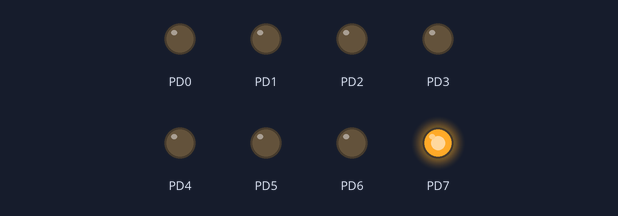
Recording of a program running on a simulated ATmega328P, built with avr-gcc and emulated at 16 MHz. Parts: output pins drawn as LEDs (lit = HIGH).

Above: at 0.5 s.
At 2.5 s:
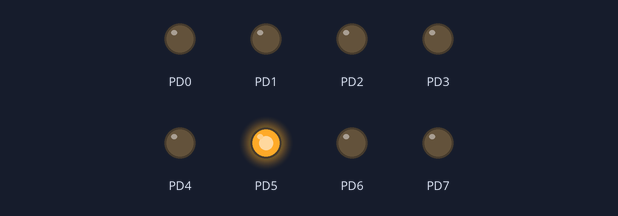
At 3.5 s:
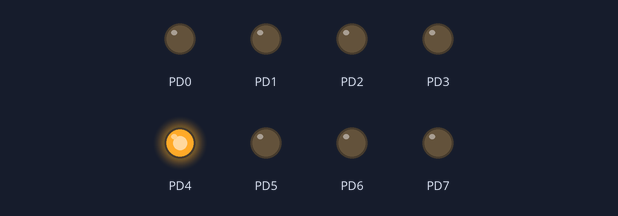
At 4.5 s:
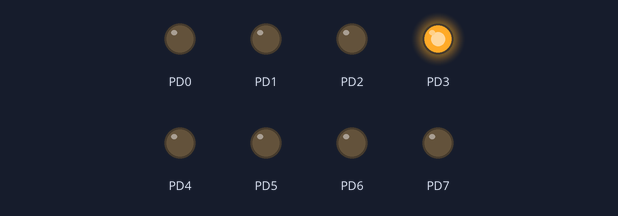
At 6.5 s:
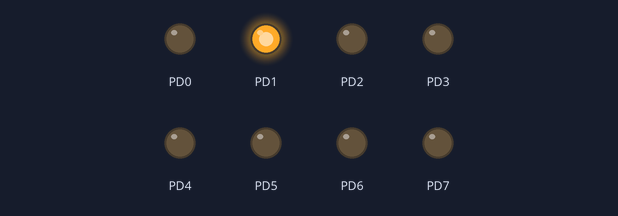
At 9.5 s:
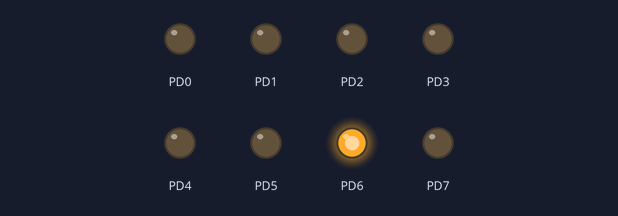
Timing chart, 0 to 10.4 s (numbered marks = the images above):
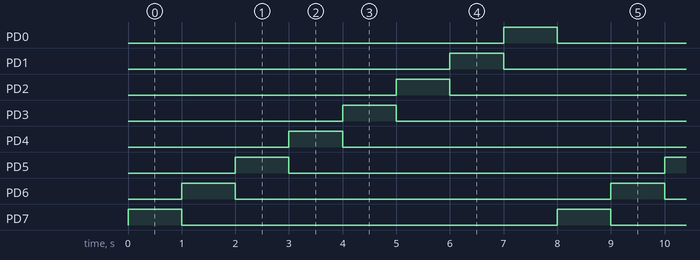

The program:

CH_9_code_4.c
```c
/*
 *  아트멜 스튜디오와 아두이노로 배우는 ATmega328 프로그래밍
 *
 * 		Gyeongyong Heo (hgycap@deu.ac.kr)
 *			Department of Electronic Engineering
 *			Dong-eui University
 *  	2015. 07. 14
 */

#define F_CPU 16000000L
#include <avr/io.h>
#include <util/delay.h>
int main(void)
{
	DDRD = 0xFF; // PORT D의 8개 핀을 출력으로 설정
	char patterns[] = {0x80, 0x40, 0x20, 0x10, 0x08, 0x04, 0x02, 0x01};
	while(1)
	{
		for(int i = 0; i < 8; i++){
			PORTD = patterns[i]; // i번 패턴
			_delay_ms(1000);
		}
	}
	return 1;
}
```

Measured:
- by itself, PD0–7: alternates HIGH for 1.0 s and LOW for 7.0 s
- by itself, everything shown: repeats every 8.0 s, in 8 steps
